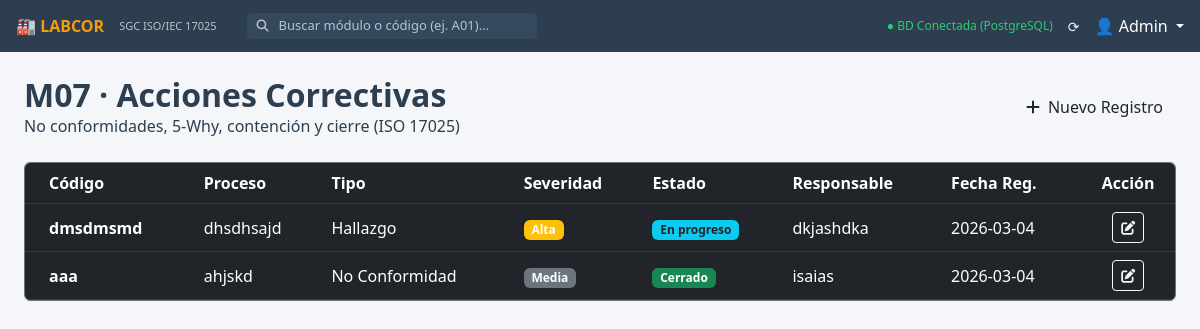
Screenshot of /m07/ with the database file from the repository.
### m07_acciones_correctivas/models.py (models this page shows, shortened)
class AccionCorrectiva(models.Model):
    FUENTE_CHOICES = [
        ('Interna', 'Interna'), ('Cliente', 'Cliente'),
        ('Auditoría', 'Auditoría'), ('Proveedor', 'Proveedor'),
        ('Ensayo', 'Ensayo'), ('Otro', 'Otro')
    ]
    TIPO_CHOICES = [
        ('No Conformidad', 'No Conformidad'), ('Queja', 'Queja'),
        ('Hallazgo', 'Hallazgo'), ('Observación', 'Observación')
    ]
    SEVERIDAD_CHOICES = [
        ('Baja', 'Baja'), ('Media', 'Media'),
        ('Alta', 'Alta'), ('Crítica', 'Crítica')
    ]
    ESTADO_CHOICES = [
        ('Abierto', 'Abierto'), ('En progreso', 'En progreso'),
        ('Verificación', 'Verificación'), ('Cerrado', 'Cerrado')
    ]
    codigo = models.CharField(max_length=50, blank=True, null=True, verbose_name="Código")
    fuente = models.CharField(max_length=50, choices=FUENTE_CHOICES, default='Interna')
    tipo = models.CharField(max_length=50, choices=TIPO_CHOICES, default='No Conformidad')
    proceso = models.CharField(max_length=150)
    severidad = models.CharField(max_length=20, choices=SEVERIDAD_CHOICES, default='Media')
    estado = models.CharField(max_length=20, choices=ESTADO_CHOICES, default='Abierto')
    responsable = models.CharField(max_length=150, blank=True, null=True)
    fecha_objetivo = models.DateField(blank=True, null=True)
    creado_por = models.CharField(max_length=150, blank=True, null=True)
    revisado_por = models.CharField(max_length=150, blank=True, null=True)
    descripcion = models.TextField(verbose_name="Descripción (qué pasó)")
    evidencia = models.TextField(blank=True, null=True, verbose_name="Evidencia / Referencia")
    contencion = models.TextField(blank=True, null=True, verbose_name="Contención (acción inmediata)")
    correccion = models.TextField(blank=True, null=True, verbose_name="Corrección")
    why1 = models.CharField(max_length=255, blank=True, null=True, verbose_name="Why 1")
    why2 = models.CharField(max_length=255, blank=True, null=True, verbose_name="Why 2")
    why3 = models.CharField(max_length=255, blank=True, null=True, verbose_name="Why 3")
    why4 = models.CharField(max_length=255, blank=True, null=True, verbose_name="Why 4")
    why5 = models.CharField(max_length=255, blank=True, null=True, verbose_name="Why 5 (Causa raíz)")
    causa_raiz = models.CharField(max_length=255, blank=True, null=True)
    accion_correctiva = models.TextField(blank=True, null=True, verbose_name="Acción correctiva (plan)")
    verificacion = models.TextField(blank=True, null=True, verbose_name="Verificación")
    eficacia = models.TextField(blank=True, null=True, verbose_name="Eficacia")
    fecha_cierre = models.DateField(blank=True, null=True)
    fecha_registro = models.DateTimeField(auto_now_add=True)
    firma = models.TextField(blank=True, null=True, verbose_name="Firma Base64")

### m07_acciones_correctivas/views.py (the view)
# urls.py: path('', views.DashboardM07View.as_view(), name='m07_dashboard'),
class DashboardM07View(ListView):
    model = AccionCorrectiva
    template_name = 'm07_acciones_correctivas/dashboard.html'
    context_object_name = 'registros'
    ordering = ['-fecha_registro']

### m07_acciones_correctivas/templates/m07_acciones_correctivas/dashboard.html (shortened to what this page needs)
{% extends 'base.html' %}
{% block content %}
<div class="container-fluid p-0">
    <div class="d-flex justify-content-between align-items-center mb-4">
        <div>
            <h2 class="fw-bold m-0">M07 · Acciones Correctivas</h2>
            <p class="text-muted-custom m-0">No conformidades, 5-Why, contención y cierre (ISO 17025)</p>
        </div>
        <div>
            <a href="{% url 'm07_nuevo' %}" class="btn btn-primary-custom">
                <i class="fas fa-plus me-2"></i>Nuevo Registro
            </a>
        </div>
    </div>
    <div class="table-responsive rounded border border-secondary" style="background-color: var(--ui-surface);">
        <table class="table table-dark table-hover mb-0 align-middle">
            <thead>
                <tr>
                    <th class="text-muted-custom ps-4">Código</th>
                    <th class="text-muted-custom">Proceso</th>
                    <th class="text-muted-custom">Tipo</th>
                    <th class="text-muted-custom">Severidad</th>
                    <th class="text-muted-custom">Estado</th>
                    <th class="text-muted-custom">Responsable</th>
                    <th class="text-muted-custom">Fecha Reg.</th>
                    <th class="text-muted-custom text-center">Acción</th>
                </tr>
            </thead>
            <tbody>
                {% for nc in registros %}
                <tr>
                    <td class="ps-4 fw-bold text-accent">{{ nc.codigo|default:"S/C" }}</td>
                    <td>{{ nc.proceso }}</td>
                    <td>{{ nc.tipo }}</td>
                    <td>
                        <span class="badge {% if nc.severidad == 'Crítica' %}bg-danger{% elif nc.severidad == 'Alta' %}bg-warning{% else %}bg-secondary{% endif %}">
                            {{ nc.severidad }}
                        </span>
                    </td>
                    <td>
                        <span class="badge {% if nc.estado == 'Cerrado' %}bg-success{% elif nc.estado == 'Abierto' %}bg-primary{% else %}bg-info text-dark{% endif %}">
                            {{ nc.estado }}
                        </span>
                    </td>
                    <td>{{ nc.responsable|default:"-" }}</td>
                    <td class="text-muted-custom">{{ nc.fecha_registro|date:"Y-m-d" }}</td>
                    <td class="text-center">
                        <a href="{% url 'm07_editar' nc.id %}" class="btn btn-sm btn-outline-light">
                            <i class="fas fa-edit"></i>
                        </a>
                    </td>
                </tr>
                {% empty %}
                <tr>
                    <td colspan="8" class="text-center py-4 text-muted-custom">No hay registros de acciones correctivas aún.</td>
                </tr>
                {% endfor %}
            </tbody>
        </table>
    </div>
</div>
{% endblock %}

### templates/base.html (style rules this page uses)
:root { --bg-main: #f4f6f9; --bg-topbar: #2c3e50; --card-bg: #ffffff; --card-border: #dee2e6; --card-hover: #ebf5fb; --text-main: #2c3e50; }
body { background-color: var(--bg-main); color: var(--text-main); font-family: 'Segoe UI', system-ui, sans-serif; overflow-x: hidden; margin: 0; }

### rows the page displays
AccionCorrectiva: codigo "dmsdmsmd", proceso "dhsdhsajd", tipo "Hallazgo", severidad "Alta", estado "En progreso", responsable "dkjashdka", fecha_registro "2026-03-04"
AccionCorrectiva: codigo "aaa", proceso "ahjskd", tipo "No Conformidad", severidad "Media", estado "Cerrado", responsable "isaias", fecha_registro "2026-03-04"

### other values shown
{{ user.username|default:"Admin" }} "Admin"
